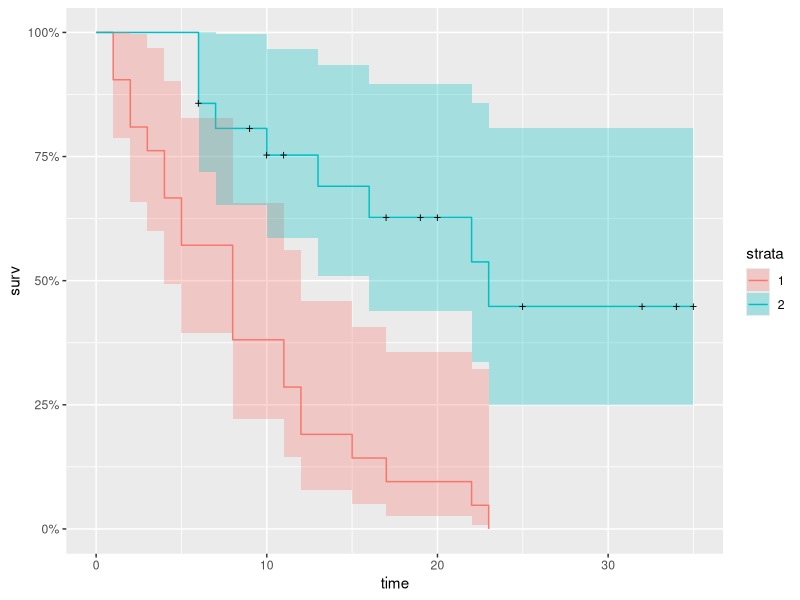
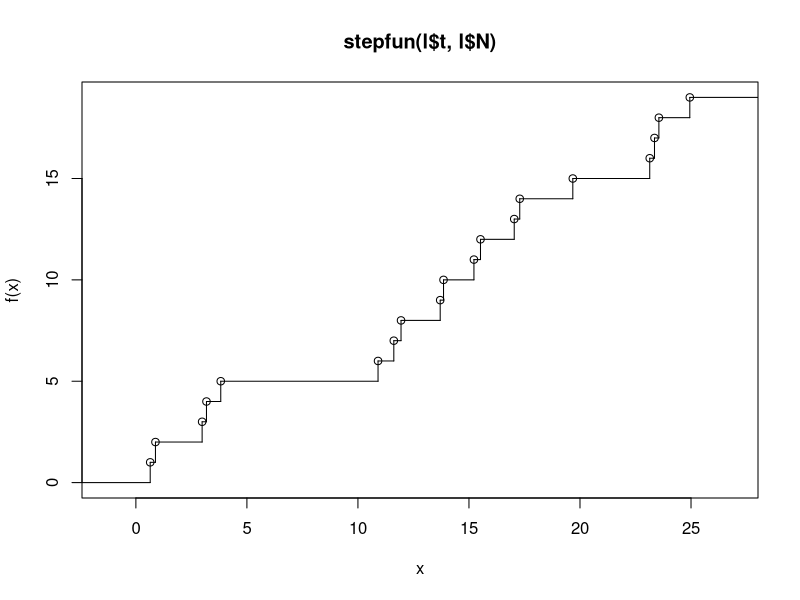

These figures' R source, in order:
### Exam problems
## 3. ----
library(survival) 
library(ggplot2)
library(ggfortify)
df <- read.table("leukemia.txt", header = TRUE)
km.placebo <- survfit(Surv(time[treat == 1], status[treat == 1]) ~ 1, data=df)
km.treat <- survfit(Surv(time, status) ~ treat, data=df)
autoplot(km.treat)

### Exercise 1.4
# Simulate Poisson process

sim.pois <- function(t, lambda){
  N <- c(0)
  jump.time <- c()
  agg.time <- 0
  stop = FALSE
  while(!stop){
    sim.exp <- rexp(1, lambda)
    N <- c(N, tail(N, 1) + 1)
    jump.time <- c(jump.time, agg.time + sim.exp)
    if(agg.time + sim.exp > t){
      stop <- TRUE
    } else{
      agg.time <- agg.time + sim.exp
    }
  }
  return(list(t = head(jump.time, -1), N = head(N, -1)))
}

l <- sim.pois(25, 1)
plot(stepfun(l$t,l$N))
